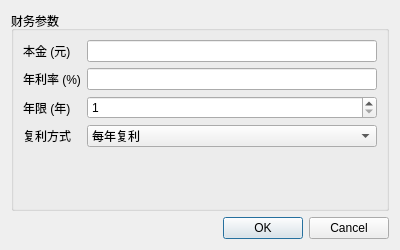
<?xml version="1.0" encoding="UTF-8"?>
<ui version="4.0">
 <class>FinanceDialog</class>
 <widget class="QDialog" name="FinanceDialog">
  <property name="geometry">
   <rect>
    <x>0</x>
    <y>0</y>
    <width>400</width>
    <height>250</height>
   </rect>
  </property>
  <property name="windowTitle">
   <string>财务参数设置</string>
  </property>
  <layout class="QVBoxLayout" name="verticalLayout">
   <item>
    <widget class="QGroupBox" name="groupBox">
     <property name="title">
      <string>财务参数</string>
     </property>
     <layout class="QFormLayout" name="formLayout">
      <item row="0" column="0">
       <widget class="QLabel" name="label_principal">
        <property name="text">
         <string>本金 (元)</string>
        </property>
       </widget>
      </item>
      <item row="0" column="1">
       <widget class="QLineEdit" name="lineEdit_principal"/>
      </item>
      <item row="1" column="0">
       <widget class="QLabel" name="label_rate">
        <property name="text">
         <string>年利率 (%)</string>
        </property>
       </widget>
      </item>
      <item row="1" column="1">
       <widget class="QLineEdit" name="lineEdit_rate"/>
      </item>
      <item row="2" column="0">
       <widget class="QLabel" name="label_years">
        <property name="text">
         <string>年限 (年)</string>
        </property>
       </widget>
      </item>
      <item row="2" column="1">
       <widget class="QSpinBox" name="spinBox_years">
        <property name="minimum">
         <number>1</number>
        </property>
        <property name="maximum">
         <number>50</number>
        </property>
        <property name="value">
         <number>1</number>
        </property>
       </widget>
      </item>
      <item row="3" column="0">
       <widget class="QLabel" name="label_compound">
        <property name="text">
         <string>复利方式</string>
        </property>
       </widget>
      </item>
      <item row="3" column="1">
       <widget class="QComboBox" name="comboBox_compound">
        <item>
         <property name="text">
          <string>每年复利</string>
         </property>
        </item>
        <item>
         <property name="text">
          <string>每半年复利</string>
         </property>
        </item>
        <item>
         <property name="text">
          <string>每季度复利</string>
         </property>
        </item>
        <item>
         <property name="text">
          <string>每月复利</string>
         </property>
        </item>
       </widget>
      </item>
     </layout>
    </widget>
   </item>
   <item>
    <widget class="QDialogButtonBox" name="buttonBox">
     <property name="orientation">
      <enum>Qt::Horizontal</enum>
     </property>
     <property name="standardButtons">
      <set>QDialogButtonBox::Cancel|QDialogButtonBox::Ok</set>
     </property>
    </widget>
   </item>
  </layout>
 </widget>
 <tabstops>
  <tabstop>lineEdit_principal</tabstop>
  <tabstop>lineEdit_rate</tabstop>
  <tabstop>spinBox_years</tabstop>
  <tabstop>comboBox_compound</tabstop>
 </tabstops>
 <resources/>
 <connections>
  <connection>
   <sender>buttonBox</sender>
   <signal>accepted()</signal>
   <receiver>FinanceDialog</receiver>
   <slot>accept()</slot>
   <hints>
    <hint type="sourcelabel">
     <x>248</x>
     <y>254</y>
    </hint>
    <hint type="destinationlabel">
     <x>157</x>
     <y>274</y>
    </hint>
   </hints>
  </connection>
  <connection>
   <sender>buttonBox</sender>
   <signal>rejected()</signal>
   <receiver>FinanceDialog</receiver>
   <slot>reject()</slot>
   <hints>
    <hint type="sourcelabel">
     <x>316</x>
     <y>260</y>
    </hint>
    <hint type="destinationlabel">
     <x>286</x>
     <y>274</y>
    </hint>
   </hints>
  </connection>
 </connections>
</ui>
